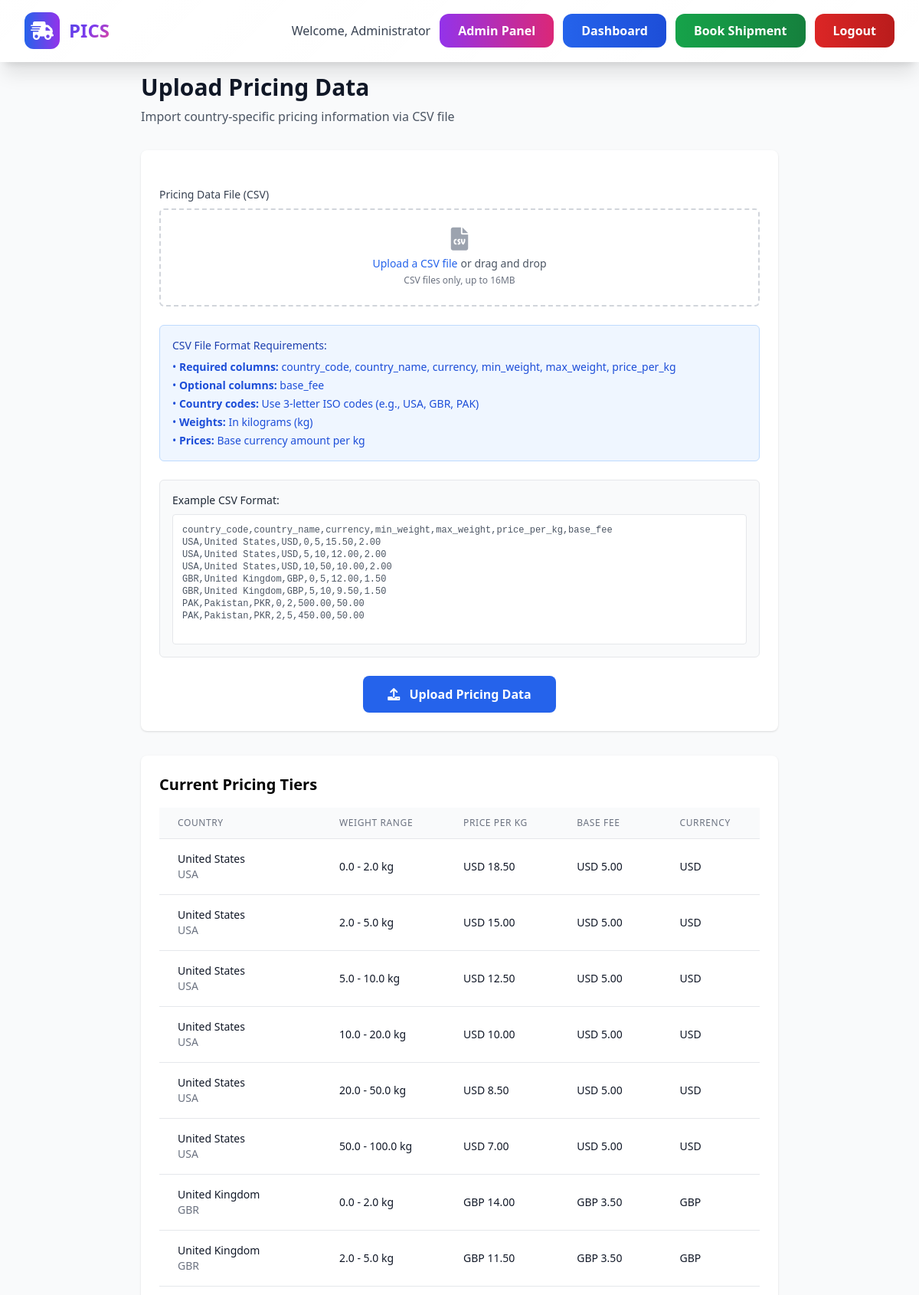
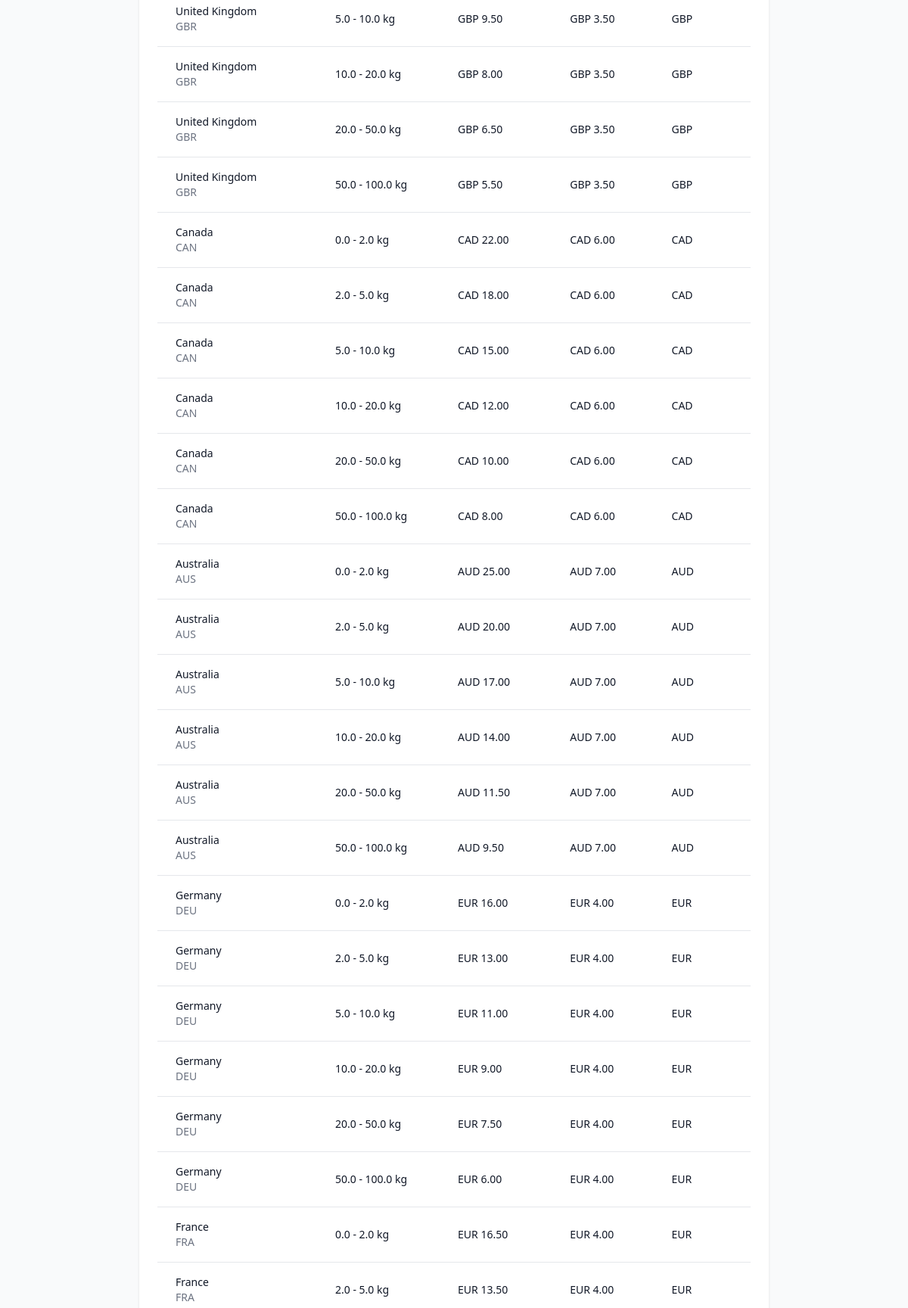
/admin/upload-pricing (signed in, upper part), run on the app's committed database (2 pictures, top to bottom).
### main.py (models this page shows, shortened)
class Client(UserMixin, db.Model):
    id = db.Column(db.Integer, primary_key=True)
    name = db.Column(db.String(100), nullable=False)
    email = db.Column(db.String(100), unique=True, nullable=False)
    password_hash = db.Column(db.String(128), nullable=False)
    phone = db.Column(db.String(20), nullable=False)
    cnic = db.Column(db.String(20), unique=True, nullable=False)
    address = db.Column(db.Text, nullable=False)
    postal_code = db.Column(db.String(20), nullable=False)
    is_admin = db.Column(db.Boolean, default=False)
    created_at = db.Column(db.DateTime, default=datetime.utcnow)

class PricingTier(db.Model):
    id = db.Column(db.Integer, primary_key=True)
    country_id = db.Column(db.Integer, db.ForeignKey('country.id'), nullable=False)
    min_weight = db.Column(db.Float, nullable=False)
    max_weight = db.Column(db.Float, nullable=False)
    price_per_kg = db.Column(db.Float, nullable=False)
    base_fee = db.Column(db.Float, default=0)
    is_active = db.Column(db.Boolean, default=True)
    country = db.relationship('Country', backref=db.backref('pricing_tiers', lazy=True))

class Country(db.Model):
    id = db.Column(db.Integer, primary_key=True)
    name = db.Column(db.String(100), nullable=False)
    code = db.Column(db.String(3), unique=True, nullable=False)
    currency = db.Column(db.String(3), nullable=False)
    is_active = db.Column(db.Boolean, default=True)

### main.py (the view, shortened to what this page needs)
@app.route('/admin/upload-pricing', methods=['GET', 'POST'])
@login_required
def upload_pricing():
    if not current_user.is_admin:
        flash('Access denied. Admin privileges required.', 'error')
        return redirect(url_for('dashboard'))
    form = PricingUploadForm()
    pricing_tiers = PricingTier.query.all()
    return render_template('upload_pricing.html', form=form, pricing_tiers=pricing_tiers)

### main.py (called while the page is built)
@login_manager.user_loader
def load_user(user_id):
    return Client.query.get(int(user_id))

### templates/upload_pricing.html (shortened to what this page needs)
{% extends 'base.html' %}
{% block content %}
<div class="min-h-screen py-8">
    <div class="max-w-4xl mx-auto px-4 sm:px-6 lg:px-8">
        <div class="mb-8">
            <h1 class="text-3xl font-bold text-gray-900">Upload Pricing Data</h1>
            <p class="mt-2 text-gray-600">Import country-specific pricing information via CSV file</p>
        </div>
        <div class="bg-white shadow rounded-lg p-6 mb-8">
            <form method="POST" enctype="multipart/form-data" class="space-y-6">
                <div>
                    <label class="block text-sm font-medium text-gray-700 mb-2">
                        Pricing Data File (CSV)
                    </label>
                    <div class="mt-1 flex justify-center px-6 pt-5 pb-6 border-2 border-gray-300 border-dashed rounded-md hover:border-gray-400 transition-colors">
                        <div class="space-y-1 text-center">
                            <i class="fas fa-file-csv text-3xl text-gray-400 mx-auto"></i>
                            <div class="flex text-sm text-gray-600">
                                <label for="pricing_file" class="relative cursor-pointer bg-white rounded-md font-medium text-blue-600 hover:text-blue-500 focus-within:outline-none focus-within:ring-2 focus-within:ring-offset-2 focus-within:ring-blue-500">
                                    <span>Upload a CSV file</span>
                                </label>
                                <p class="pl-1">or drag and drop</p>
                            </div>
                            <p class="text-xs text-gray-500">CSV files only, up to 16MB</p>
                        </div>
                    </div>
                </div>
                <div class="bg-blue-50 border border-blue-200 rounded-md p-4">
                    <h3 class="text-sm font-medium text-blue-800 mb-2">CSV File Format Requirements:</h3>
                    <div class="text-sm text-blue-700 space-y-1">
                        <p>• <strong>Required columns:</strong> country_code, country_name, currency, min_weight, max_weight, price_per_kg</p>
                        <p>• <strong>Optional columns:</strong> base_fee</p>
                        <p>• <strong>Country codes:</strong> Use 3-letter ISO codes (e.g., USA, GBR, PAK)</p>
                        <p>• <strong>Weights:</strong> In kilograms (kg)</p>
                        <p>• <strong>Prices:</strong> Base currency amount per kg</p>
                    </div>
                </div>
                <div class="bg-gray-50 border border-gray-200 rounded-md p-4">
                    <h3 class="text-sm font-medium text-gray-800 mb-2">Example CSV Format:</h3>
                    <pre class="text-xs text-gray-600 bg-white p-3 rounded border overflow-x-auto">
country_code,country_name,currency,min_weight,max_weight,price_per_kg,base_fee
USA,United States,USD,0,5,15.50,2.00
USA,United States,USD,5,10,12.00,2.00
USA,United States,USD,10,50,10.00,2.00
GBR,United Kingdom,GBP,0,5,12.00,1.50
GBR,United Kingdom,GBP,5,10,9.50,1.50
PAK,Pakistan,PKR,0,2,500.00,50.00
PAK,Pakistan,PKR,2,5,450.00,50.00
                    </pre>
                </div>
                <div class="flex justify-center">
                    <button type="submit" class="bg-blue-600 text-white px-8 py-3 rounded-lg font-semibold hover:bg-blue-700 focus:ring-2 focus:ring-blue-500 focus:ring-offset-2">
                        <i class="fas fa-upload mr-2"></i>
                        Upload Pricing Data
                    </button>
                </div>
            </form>
        </div>
        <div class="bg-white shadow rounded-lg p-6">
            <h2 class="text-xl font-semibold mb-4">Current Pricing Tiers</h2>
            {% if pricing_tiers %}
                <div class="overflow-x-auto">
                    <table class="min-w-full divide-y divide-gray-200">
                        <thead class="bg-gray-50">
                            <tr>
                                <th class="px-6 py-3 text-left text-xs font-medium text-gray-500 uppercase tracking-wider">Country</th>
                                <th class="px-6 py-3 text-left text-xs font-medium text-gray-500 uppercase tracking-wider">Weight Range</th>
                                <th class="px-6 py-3 text-left text-xs font-medium text-gray-500 uppercase tracking-wider">Price per KG</th>
                                <th class="px-6 py-3 text-left text-xs font-medium text-gray-500 uppercase tracking-wider">Base Fee</th>
                                <th class="px-6 py-3 text-left text-xs font-medium text-gray-500 uppercase tracking-wider">Currency</th>
                            </tr>
                        </thead>
                        <tbody class="bg-white divide-y divide-gray-200">
                            {% for tier in pricing_tiers %}
                                <tr>
                                    <td class="px-6 py-4 whitespace-nowrap">
                                        <div class="text-sm font-medium text-gray-900">{{ tier.country.name }}</div>
                                        <div class="text-sm text-gray-500">{{ tier.country.code }}</div>
                                    </td>
                                    <td class="px-6 py-4 whitespace-nowrap text-sm text-gray-900">
                                        {{ tier.min_weight }} - {{ tier.max_weight }} kg
                                    </td>
                                    <td class="px-6 py-4 whitespace-nowrap text-sm text-gray-900">
                                        {{ tier.country.currency }} {{ "%.2f"|format(tier.price_per_kg) }}
                                    </td>
                                    <td class="px-6 py-4 whitespace-nowrap text-sm text-gray-900">
                                        {{ tier.country.currency }} {{ "%.2f"|format(tier.base_fee) }}
                                    </td>
                                    <td class="px-6 py-4 whitespace-nowrap text-sm text-gray-900">
                                        {{ tier.country.currency }}
                                    </td>
                                </tr>
                            {% endfor %}
                        </tbody>
                    </table>
                </div>
            {% else %}
                <div class="text-center py-12">
                    <i class="fas fa-database text-4xl text-gray-400 mb-4"></i>
                    <h3 class="text-lg font-medium text-gray-900 mb-2">No pricing data found</h3>
                    <p class="text-gray-500">Upload a CSV file to add pricing information for different countries</p>
                </div>
            {% endif %}
        </div>
    </div>
</div>
{% endblock %}

### templates/base.html (shortened to what this page needs)
<!DOCTYPE html>
<html lang="en">
<head>
    <script src="https://cdn.tailwindcss.com"></script>
    <link href="https://cdnjs.cloudflare.com/ajax/libs/font-awesome/6.0.0/css/all.min.css" rel="stylesheet">
</head>
<body class="font-sans bg-gray-50">
    <nav class="fixed w-full nav-gradient shadow-xl z-50 border-b border-white/20">
        <div class="max-w-7xl mx-auto px-4 sm:px-6 lg:px-8">
            <div class="flex justify-between h-20">
                <div class="flex items-center">
                    <div class="bg-gradient-to-r from-blue-600 to-purple-600 p-2 rounded-xl mr-3">
                        <i class="fas fa-shipping-fast text-2xl text-white"></i>
                    </div>
                    <span class="text-2xl font-bold text-gradient">PICS</span>
                </div>
                <div class="flex items-center space-x-3">
                    {% if current_user.is_authenticated %}
                        <div class="hidden md:flex items-center space-x-3">
                            <span class="text-gray-700 font-medium">Welcome, {{ current_user.name }}</span>
                            {% if current_user.is_admin %}
                                <a href="{{ url_for('admin') }}" class="modern-button bg-gradient-to-r from-purple-600 to-pink-600 text-white px-6 py-2.5 hover:from-purple-700 hover:to-pink-700">
                                    Admin Panel
                                </a>
                            {% endif %}
                            <a href="{{ url_for('dashboard') }}" class="modern-button bg-gradient-to-r from-blue-600 to-blue-700 text-white px-6 py-2.5 hover:from-blue-700 hover:to-blue-800">
                                Dashboard
                            </a>
                            <a href="{{ url_for('book_shipment') }}" class="modern-button bg-gradient-to-r from-green-600 to-green-700 text-white px-6 py-2.5 hover:from-green-700 hover:to-green-800">
                                Book Shipment
                            </a>
                            <a href="{{ url_for('logout') }}" class="modern-button bg-gradient-to-r from-red-600 to-red-700 text-white px-6 py-2.5 hover:from-red-700 hover:to-red-800">
                                Logout
                            </a>
                        </div>
                    {% endif %}
                </div>
            </div>
        </div>
    </nav>
    <main class="pt-16">
        {% block content %}{% endblock %}
    </main>
</body>
</html>

### templates/base.html (style rules this page uses)
.modern-button { border-radius: 0.75rem; font-weight: 600; transition: all 0.3s ease; position: relative; overflow: hidden; }
.modern-button::before { content: ''; position: absolute; top: 0; left: -100%; width: 100%; height: 100%; background: linear-gradient(90deg, transparent, rgba(255, 255, 255, 0.2), transparent); transition: left 0.5s; }
.nav-gradient { background: linear-gradient(135deg, rgba(255, 255, 255, 0.95) 0%, rgba(255, 255, 255, 0.9) 100%); backdrop-filter: blur(10px); }
.text-gradient { background: linear-gradient(135deg, #4f46e5, #7c3aed, #ec4899); -webkit-background-clip: text; -webkit-text-fill-color: transparent; background-clip: text; }

### data on the page
Client: name "Administrator"
PricingTier: country.name "United States", country.code "USA", min_weight "0.0", max_weight "2.0", country.currency "USD", price_per_kg "18.50", base_fee "5.00"
PricingTier: country.name "United States", country.code "USA", min_weight "2.0", max_weight "5.0", country.currency "USD", price_per_kg "15.00", base_fee "5.00"
PricingTier: country.name "United States", country.code "USA", min_weight "5.0", max_weight "10.0", country.currency "USD", price_per_kg "12.50", base_fee "5.00"
PricingTier: country.name "United States", country.code "USA", min_weight "10.0", max_weight "20.0", country.currency "USD", price_per_kg "10.00", base_fee "5.00"
PricingTier: country.name "United States", country.code "USA", min_weight "20.0", max_weight "50.0", country.currency "USD", price_per_kg "8.50", base_fee "5.00"
PricingTier: country.name "United States", country.code "USA", min_weight "50.0", max_weight "100.0", country.currency "USD", price_per_kg "7.00", base_fee "5.00"
PricingTier: country.name "United Kingdom", country.code "GBR", min_weight "0.0", max_weight "2.0", country.currency "GBP", price_per_kg "14.00", base_fee "3.50"
PricingTier: country.name "United Kingdom", country.code "GBR", min_weight "2.0", max_weight "5.0", country.currency "GBP", price_per_kg "11.50", base_fee "3.50"
PricingTier: country.name "United Kingdom", country.code "GBR", min_weight "5.0", max_weight "10.0", country.currency "GBP", price_per_kg "9.50", base_fee "3.50"
PricingTier: country.name "United Kingdom", country.code "GBR", min_weight "10.0", max_weight "20.0", country.currency "GBP", price_per_kg "8.00", base_fee "3.50"
PricingTier: country.name "United Kingdom", country.code "GBR", min_weight "20.0", max_weight "50.0", country.currency "GBP", price_per_kg "6.50", base_fee "3.50"
PricingTier: country.name "United Kingdom", country.code "GBR", min_weight "50.0", max_weight "100.0", country.currency "GBP", price_per_kg "5.50", base_fee "3.50"
PricingTier: country.name "Canada", country.code "CAN", min_weight "0.0", max_weight "2.0", country.currency "CAD", price_per_kg "22.00", base_fee "6.00"
PricingTier: country.name "Canada", country.code "CAN", min_weight "2.0", max_weight "5.0", country.currency "CAD", price_per_kg "18.00", base_fee "6.00"
PricingTier: country.name "Canada", country.code "CAN", min_weight "5.0", max_weight "10.0", country.currency "CAD", price_per_kg "15.00", base_fee "6.00"
PricingTier: country.name "Canada", country.code "CAN", min_weight "10.0", max_weight "20.0", country.currency "CAD", price_per_kg "12.00", base_fee "6.00"
PricingTier: country.name "Canada", country.code "CAN", min_weight "20.0", max_weight "50.0", country.currency "CAD", price_per_kg "10.00", base_fee "6.00"
PricingTier: country.name "Canada", country.code "CAN", min_weight "50.0", max_weight "100.0", country.currency "CAD", price_per_kg "8.00", base_fee "6.00"
PricingTier: country.name "Australia", country.code "AUS", min_weight "0.0", max_weight "2.0", country.currency "AUD", price_per_kg "25.00", base_fee "7.00"
PricingTier: country.name "Australia", country.code "AUS", min_weight "2.0", max_weight "5.0", country.currency "AUD", price_per_kg "20.00", base_fee "7.00"
PricingTier: country.name "Australia", country.code "AUS", min_weight "5.0", max_weight "10.0", country.currency "AUD", price_per_kg "17.00", base_fee "7.00"
PricingTier: country.name "Australia", country.code "AUS", min_weight "10.0", max_weight "20.0", country.currency "AUD", price_per_kg "14.00", base_fee "7.00"
PricingTier: country.name "Australia", country.code "AUS", min_weight "20.0", max_weight "50.0", country.currency "AUD", price_per_kg "11.50", base_fee "7.00"
PricingTier: country.name "Australia", country.code "AUS", min_weight "50.0", max_weight "100.0", country.currency "AUD", price_per_kg "9.50", base_fee "7.00"
PricingTier: country.name "Germany", country.code "DEU", min_weight "0.0", max_weight "2.0", country.currency "EUR", price_per_kg "16.00", base_fee "4.00"
PricingTier: country.name "Germany", country.code "DEU", min_weight "2.0", max_weight "5.0", country.currency "EUR", price_per_kg "13.00", base_fee "4.00"
PricingTier: country.name "Germany", country.code "DEU", min_weight "5.0", max_weight "10.0", country.currency "EUR", price_per_kg "11.00", base_fee "4.00"
PricingTier: country.name "Germany", country.code "DEU", min_weight "10.0", max_weight "20.0", country.currency "EUR", price_per_kg "9.00", base_fee "4.00"
PricingTier: country.name "Germany", country.code "DEU", min_weight "20.0", max_weight "50.0", country.currency "EUR", price_per_kg "7.50", base_fee "4.00"
PricingTier: country.name "Germany", country.code "DEU", min_weight "50.0", max_weight "100.0", country.currency "EUR", price_per_kg "6.00", base_fee "4.00"
PricingTier: country.name "France", country.code "FRA", min_weight "0.0", max_weight "2.0", country.currency "EUR", price_per_kg "16.50", base_fee "4.00"
PricingTier: country.name "France", country.code "FRA", min_weight "2.0", max_weight "5.0", country.currency "EUR", price_per_kg "13.50", base_fee "4.00"
